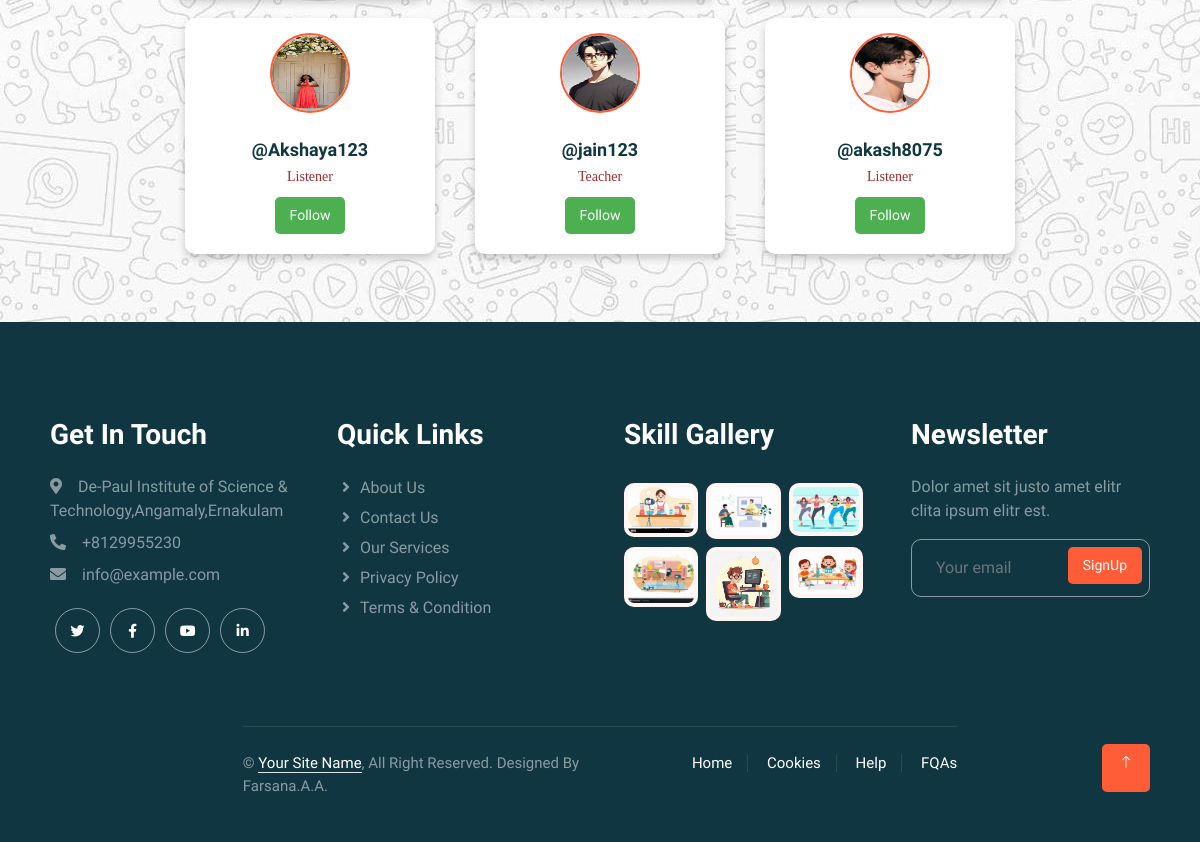
Before: /view_profiles (signed in, lower part) with the older database file.
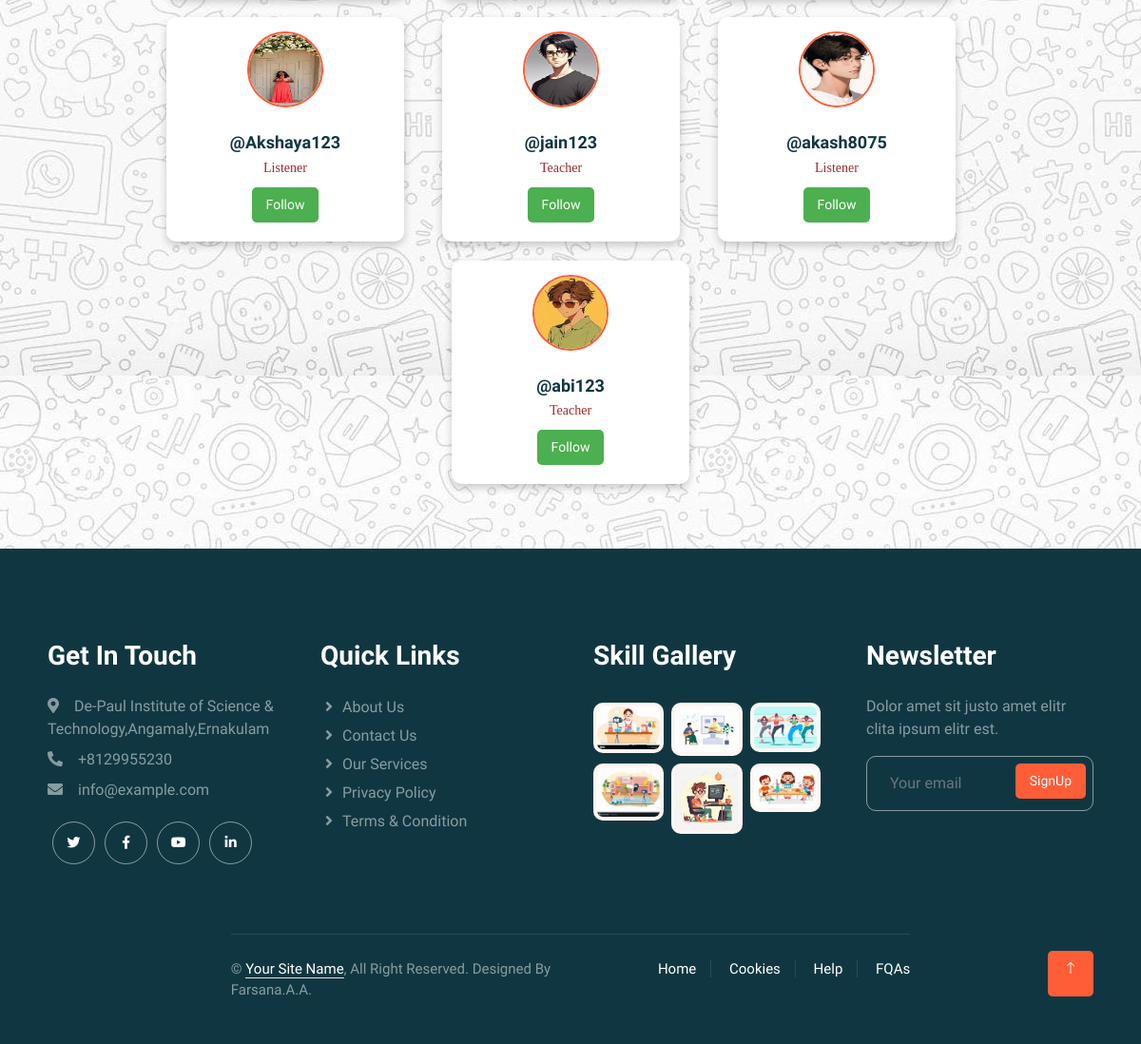
After: the same page with the newer database file.
### userapp/models.py (models this page shows)
class Register(AbstractUser):
    usertype = models.CharField(max_length=50,default="admin")
    contact = models.IntegerField(null=True)
    image = models.ImageField(upload_to='uploads/',null=True)
    bio = models.TextField(max_length=500,null=True)
    interests = models.TextField(max_length=100,null=True)
    skills = models.TextField(max_length=100,null=True)
    proof_document = models.FileField(upload_to='proof_videos/', null=True, blank=True)  # Accepts videos)
    is_listener = models.BooleanField(default=False)
    is_teacher = models.BooleanField(default=False)
    gender = models.CharField(max_length=50,null=True)
    full_name = models.CharField(max_length=100, null=True)
    is_approved = models.BooleanField(default=True)
    followers = models.ManyToManyField("self", symmetrical=False, related_name="following", blank=True)

### userapp/views.py (the view, shortened to what this page needs)
# urls.py: path('view_profiles',views.view_profiles,name="view_profiles"),
def view_profiles(request):
    current_user = request.user
    query = request.GET.get('q', '')
    users = Register.objects.exclude(id=current_user.id).exclude(is_superuser=True)
    for user in users:
        user.is_following = Message.objects.filter(follower=current_user, followee=user, is_following=True).exists()
    return render(request, 'view_profiles.html', {'users': users, 'query': query})

### userapp/templates/view_profiles.html (shortened to what this page needs)
{% load static %}
{% include 'header.html' %}
<link rel="stylesheet" href="{% static 'css/profiles.css' %}">
<link rel="stylesheet" href="{% static 'css/chatlist.css' %}">
<div class="container">
    {% for user in users %}
    <a href="{% url 'followeprofile_view' user.id %}" class="profile-card-link">
        <div class="profile-card">
            {% if user.image %}
                <img class="rounded-circle profile-img mb-3" src="{{ user.image.url }}" alt="User Profile Picture">
            {% else %}
                <img class="rounded-circle profile-img mb-3" src="{% static 'img/u1.jpeg' %}" alt="User Profile Picture">
            {% endif %}
            <h3>@{{ user.username }}</h3>
            {% if user.is_listener %}
                <p> Listener</p>
            {% endif %}
            {% if user.is_teacher %}
                <p>Teacher</p>
            {% endif %}
        </a>
        {% if user.is_following %}
            <p>Following</p>
            <a href="{% url 'message_user' user.id %}"><button class="btn message-btn">Message</button></a>
            <form method="post" action="{% url 'follow' user.id %}">
                {% csrf_token %}
                <button type="submit" class="btn unfollow-btn">Unfollow</button>
            </form>
        {% else %}
            <form method="post" action="{% url 'follow' user.id %}">
                <button type="submit" class="btn follow-btn">Follow</button>
            </form>
        {% endif %}
    </div>
{% empty %}
    <p>No users found.</p>
{% endfor %}
{% include 'footer.html' %}

Changed rows visible on the page:
added Register: image (picture), username "abi123", is_teacher "Teacher", shows "Follow"
